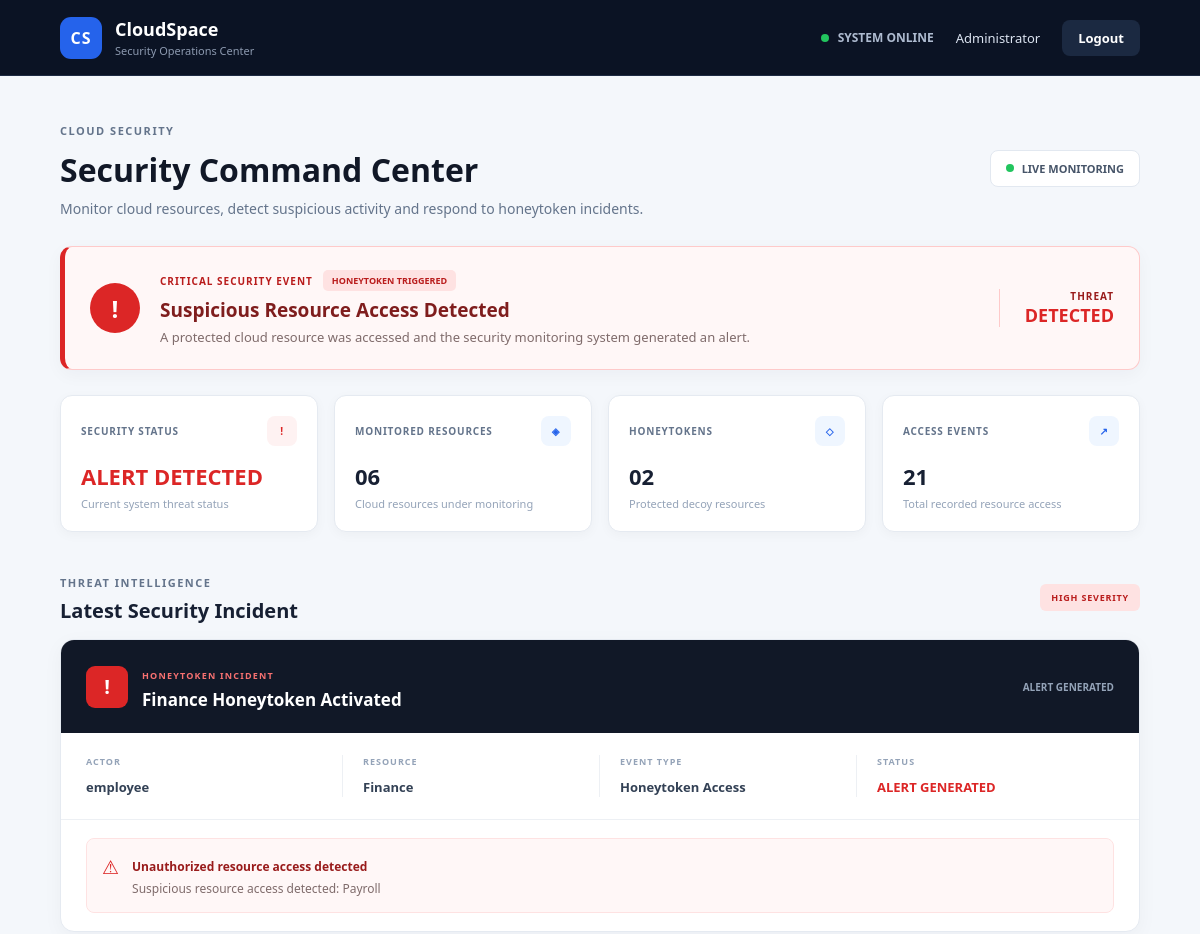
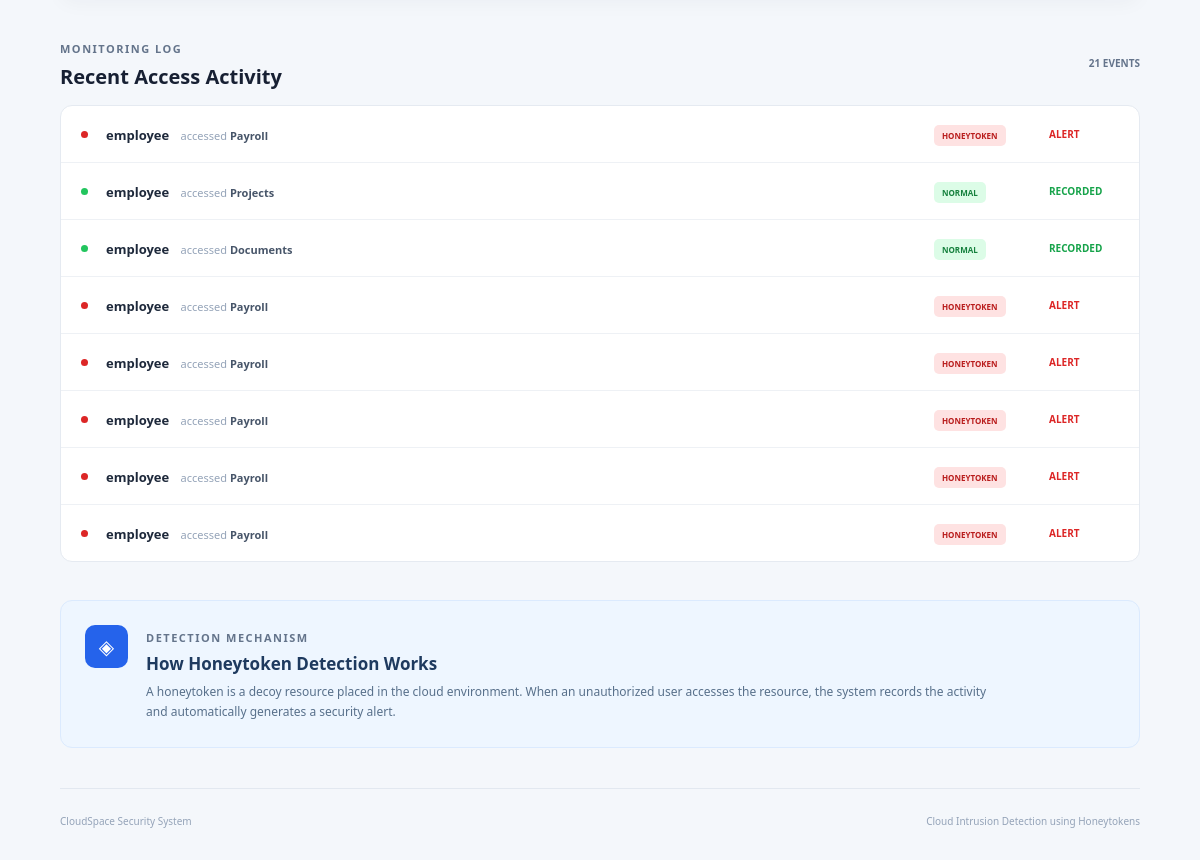
The page /admin (signed in) on the database its author committed (2 pictures, top to bottom).
### models/models.py (models this page shows)
class Alert(db.Model):
    __tablename__ = "alerts"
    id = db.Column(db.Integer, primary_key=True)
    username = db.Column(db.String(100))
    alert_message = db.Column(db.String(300))
    alert_time = db.Column(db.DateTime, default=datetime.utcnow)

class Log(db.Model):
    __tablename__ = "logs"
    id = db.Column(db.Integer, primary_key=True)
    username = db.Column(db.String(100))
    folder_name = db.Column(db.String(100))
    access_time = db.Column(db.DateTime, default=datetime.utcnow)
    status = db.Column(db.String(50))

### routes/admin.py (the view)
@admin.route("/admin")
@login_required
def admin_dashboard():
    logs = Log.query.order_by(Log.id.desc()).all()
    alerts = Alert.query.order_by(Alert.id.desc()).all()
    return render_template(
        "admin.html",
        logs=logs,
        alerts=alerts
    )

### app.py (called while the page is built)
@login_manager.user_loader
def load_user(user_id):
    return User.query.get(int(user_id))

### templates/admin.html (shortened to what this page needs)
<!DOCTYPE html>
<html lang="en">
<head>
    <link rel="stylesheet" href="{{ url_for('static', filename='css/admin.css') }}">
</head>
<body>
    <header class="topbar">
        <div class="brand">
            <div class="brand-logo">CS</div>
            <div>
                <h2>CloudSpace</h2>
                <p>Security Operations Center</p>
            </div>
        </div>
        <div class="top-right">
            <div class="system-status">
                <span class="status-dot"></span>
                SYSTEM ONLINE
            </div>
            <div class="admin-name">
                Administrator
            </div>
            <a href="/logout" class="logout-btn">Logout</a>
        </div>
    </header>
    <main class="container">
        <section class="page-intro">
            <div>
                <span class="eyebrow">CLOUD SECURITY</span>
                <h1>Security Command Center</h1>
                <p>
                    Monitor cloud resources, detect suspicious activity
                    and respond to honeytoken incidents.
                </p>
            </div>
            <div class="monitor-status">
                <span class="pulse"></span>
                LIVE MONITORING
            </div>
        </section>
        {% if alerts %}
        {% set latest_alert = alerts[0] %}
        <section class="threat-banner">
            <div class="threat-icon">
                !
            </div>
            <div class="threat-main">
                <div class="threat-top">
                    <span class="critical-label">
                        CRITICAL SECURITY EVENT
                    </span>
                    <span class="honey-badge">
                        HONEYTOKEN TRIGGERED
                    </span>
                </div>
                <h2>Suspicious Resource Access Detected</h2>
                <p>
                    A protected cloud resource was accessed and the
                    security monitoring system generated an alert.
                </p>
            </div>
            <div class="threat-status">
                <strong>THREAT</strong>
                <span>DETECTED</span>
            </div>
        </section>
        {% endif %}
        <section class="stats-grid">
            <div class="stat-card">
                <div class="stat-card-top">
                    <span>SECURITY STATUS</span>
                    <div class="stat-symbol danger-symbol">!</div>
                </div>
                {% if alerts %}
                <h2 class="danger-text">ALERT DETECTED</h2>
                {% else %}
                <h2 class="safe-text">SECURE</h2>
                {% endif %}
                <p>Current system threat status</p>
            </div>
            <div class="stat-card">
                <div class="stat-card-top">
                    <span>MONITORED RESOURCES</span>
                    <div class="stat-symbol">◈</div>
                </div>
                <h2>06</h2>
                <p>Cloud resources under monitoring</p>
            </div>
            <div class="stat-card">
                <div class="stat-card-top">
                    <span>HONEYTOKENS</span>
                    <div class="stat-symbol">◇</div>
                </div>
                <h2>02</h2>
                <p>Protected decoy resources</p>
            </div>
            <div class="stat-card">
                <div class="stat-card-top">
                    <span>ACCESS EVENTS</span>
                    <div class="stat-symbol">↗</div>
                </div>
                <h2>{{ logs|length }}</h2>
                <p>Total recorded resource access</p>
            </div>
        </section>
        {% if alerts %}
        <section class="section">
            <div class="section-title">
                <div>
                    <span class="eyebrow">THREAT INTELLIGENCE</span>
                    <h2>Latest Security Incident</h2>
                </div>
                <span class="severity-badge">
                    HIGH SEVERITY
                </span>
            </div>
            <div class="incident-card">
                <div class="incident-header">
                    <div class="incident-heading">
                        <div class="incident-alert-icon">
                            !
                        </div>
                        <div>
                            <span>HONEYTOKEN INCIDENT</span>
                            <h2>
                                Finance Honeytoken Activated
                            </h2>
                        </div>
                    </div>
                    <div class="incident-time">
                        ALERT GENERATED
                    </div>
                </div>
                <div class="incident-grid">
                    <div class="incident-detail">
                        <span>ACTOR</span>
                        <strong>
                            {{ latest_alert.username }}
                        </strong>
                    </div>
                    <div class="incident-detail">
                        <span>RESOURCE</span>
                        <strong>Finance</strong>
                    </div>
                    <div class="incident-detail">
                        <span>EVENT TYPE</span>
                        <strong>Honeytoken Access</strong>
                    </div>
                    <div class="incident-detail">
                        <span>STATUS</span>
                        <strong class="detected">
                            ALERT GENERATED
                        </strong>
                    </div>
                </div>
                <div class="incident-message">
                    <div class="message-icon">
                        ⚠
                    </div>
                    <div>
                        <strong>
                            Unauthorized resource access detected
                        </strong>
                        <p>
                            {{ latest_alert.alert_message }}
                        </p>
                    </div>
                </div>
            </div>
        </section>
        {% endif %}
        <section class="section">
            <div class="section-title">
                <div>
                    <span class="eyebrow">MONITORING LOG</span>
                    <h2>Recent Access Activity</h2>
                </div>
                <span class="activity-count">
                    {{ logs|length }} EVENTS
                </span>
            </div>
            <div class="activity-card">
                {% if logs %}
                    {% for log in logs[:8] %}
                    <div class="activity-row">
                        <div class="activity-indicator
                            {% if log.status == 'Honeytoken Access' %}
                            danger-indicator
                            {% else %}
                            normal-indicator
                            {% endif %}">
                        </div>
                        <div class="activity-info">
                            <strong>
                                {{ log.username }}
                            </strong>
                            <span>
                                accessed
                                <b>{{ log.folder_name }}</b>
                            </span>
                        </div>
                        <div class="activity-type">
                            {% if log.status == 'Honeytoken Access' %}
                            <span class="danger-pill">
                                HONEYTOKEN
                            </span>
                            {% else %}
                            <span class="normal-pill">
                                NORMAL
                            </span>
                            {% endif %}
                        </div>
                        <div class="activity-status">
                            {% if log.status == 'Honeytoken Access' %}
                            <strong class="danger-text">
                                ALERT
                            </strong>
                            {% else %}
                            <strong class="safe-text">
                                RECORDED
                            </strong>
                            {% endif %}
                        </div>
                    </div>
                    {% endfor %}
                {% else %}
                    <div class="empty-state">
                        No access events recorded yet.
                    </div>
                {% endif %}
            </div>
        </section>
        <section class="explanation-card">
            <div class="explanation-icon">
                ◈
            </div>
            <div>
                <span class="eyebrow">
                    DETECTION MECHANISM
                </span>
                <h2>How Honeytoken Detection Works</h2>
                <p>
                    A honeytoken is a decoy resource placed in the cloud
                    environment. When an unauthorized user accesses the
                    resource, the system records the activity and
                    automatically generates a security alert.
                </p>
            </div>
        </section>
        <footer>
            <span>
                CloudSpace Security System
            </span>
            <span>
                Cloud Intrusion Detection using Honeytokens
            </span>
        </footer>
    </main>
</body>
</html>

### rows shown on the page
Alert: username "employee", alert_message "Suspicious resource access detected: Payroll"
Log: username "employee", folder_name "Payroll", shows "HONEYTOKEN", shows "ALERT"
Log: username "employee", folder_name "Projects", status "NORMAL"
Log: username "employee", folder_name "Documents", status "NORMAL"
Log: username "employee", folder_name "Payroll", shows "HONEYTOKEN", shows "ALERT"
Log: username "employee", folder_name "Payroll", shows "HONEYTOKEN", shows "ALERT"
Log: username "employee", folder_name "Payroll", shows "HONEYTOKEN", shows "ALERT"
Log: username "employee", folder_name "Payroll", shows "HONEYTOKEN", shows "ALERT"
Log: username "employee", folder_name "Payroll", shows "HONEYTOKEN", shows "ALERT"

### other values the page prints
{{ logs|length }} "21"
